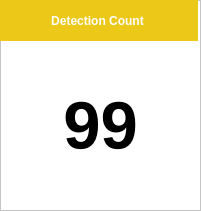
   <widget class="QFrame" name="frame">
    <property name="geometry">
     <rect>
      <x>530</x>
      <y>10</y>
      <width>201</width>
      <height>211</height>
     </rect>
    </property>
    <property name="sizePolicy">
     <sizepolicy hsizetype="Expanding" vsizetype="Preferred">
      <horstretch>0</horstretch>
      <verstretch>0</verstretch>
     </sizepolicy>
    </property>
    <property name="palette">
     <palette>
      <active>
       <colorrole role="WindowText">
        <brush brushstyle="SolidPattern">
         <color alpha="255">
          <red>0</red>
          <green>0</green>
          <blue>0</blue>
         </color>
        </brush>
       </colorrole>
       <colorrole role="Button">
        <brush brushstyle="SolidPattern">
         <color alpha="255">
          <red>255</red>
          <green>255</green>
          <blue>255</blue>
         </color>
        </brush>
       </colorrole>
       <colorrole role="Light">
        <brush brushstyle="SolidPattern">
         <color alpha="255">
          <red>255</red>
          <green>255</green>
          <blue>255</blue>
         </color>
        </brush>
       </colorrole>
       <colorrole role="Midlight">
        <brush brushstyle="SolidPattern">
         <color alpha="255">
          <red>255</red>
          <green>255</green>
          <blue>255</blue>
         </color>
        </brush>
       </colorrole>
       <colorrole role="Dark">
        <brush brushstyle="SolidPattern">
         <color alpha="255">
          <red>127</red>
          <green>127</green>
          <blue>127</blue>
         </color>
        </brush>
       </colorrole>
       <colorrole role="Mid">
        <brush brushstyle="SolidPattern">
         <color alpha="255">
          <red>170</red>
          <green>170</green>
          <blue>170</blue>
         </color>
        </brush>
       </colorrole>
       <colorrole role="Text">
        <brush brushstyle="SolidPattern">
         <color alpha="255">
          <red>0</red>
          <green>0</green>
          <blue>0</blue>
         </color>
        </brush>
       </colorrole>
       <colorrole role="BrightText">
        <brush brushstyle="SolidPattern">
         <color alpha="255">
          <red>255</red>
          <green>255</green>
          <blue>255</blue>
         </color>
        </brush>
       </colorrole>
       <colorrole role="ButtonText">
        <brush brushstyle="SolidPattern">
         <color alpha="255">
          <red>0</red>
          <green>0</green>
          <blue>0</blue>
         </color>
        </brush>
       </colorrole>
       <colorrole role="Base">
        <brush brushstyle="SolidPattern">
         <color alpha="255">
          <red>255</red>
          <green>255</green>
          <blue>255</blue>
         </color>
        </brush>
       </colorrole>
       <colorrole role="Window">
        <brush brushstyle="SolidPattern">
         <color alpha="255">
          <red>255</red>
          <green>255</green>
          <blue>255</blue>
         </color>
        </brush>
       </colorrole>
       <colorrole role="Shadow">
        <brush brushstyle="SolidPattern">
         <color alpha="255">
          <red>0</red>
          <green>0</green>
          <blue>0</blue>
         </color>
        </brush>
       </colorrole>
       <colorrole role="AlternateBase">
        <brush brushstyle="SolidPattern">
         <color alpha="255">
          <red>255</red>
          <green>255</green>
          <blue>255</blue>
         </color>
        </brush>
       </colorrole>
       <colorrole role="ToolTipBase">
        <brush brushstyle="SolidPattern">
         <color alpha="255">
          <red>255</red>
          <green>255</green>
          <blue>220</blue>
         </color>
        </brush>
       </colorrole>
       <colorrole role="ToolTipText">
        <brush brushstyle="SolidPattern">
         <color alpha="255">
          <red>0</red>
          <green>0</green>
          <blue>0</blue>
         </color>
        </brush>
       </colorrole>
      </active>
      <inactive>
       <colorrole role="WindowText">
        <brush brushstyle="SolidPattern">
         <color alpha="255">
          <red>0</red>
          <green>0</green>
          <blue>0</blue>
         </color>
        </brush>
       </colorrole>
       <colorrole role="Button">
        <brush brushstyle="SolidPattern">
         <color alpha="255">
          <red>255</red>
          <green>255</green>
          <blue>255</blue>
         </color>
        </brush>
       </colorrole>
       <colorrole role="Light">
        <brush brushstyle="SolidPattern">
         <color alpha="255">
          <red>255</red>
          <green>255</green>
          <blue>255</blue>
         </color>
        </brush>
       </colorrole>
       <colorrole role="Midlight">
        <brush brushstyle="SolidPattern">
         <color alpha="255">
          <red>255</red>
          <green>255</green>
          <blue>255</blue>
         </color>
        </brush>
       </colorrole>
       <colorrole role="Dark">
        <brush brushstyle="SolidPattern">
         <color alpha="255">
          <red>127</red>
          <green>127</green>
          <blue>127</blue>
         </color>
        </brush>
       </colorrole>
       <colorrole role="Mid">
        <brush brushstyle="SolidPattern">
         <color alpha="255">
          <red>170</red>
          <green>170</green>
          <blue>170</blue>
         </color>
        </brush>
       </colorrole>
       <colorrole role="Text">
        <brush brushstyle="SolidPattern">
         <color alpha="255">
          <red>0</red>
          <green>0</green>
          <blue>0</blue>
         </color>
        </brush>
       </colorrole>
       <colorrole role="BrightText">
        <brush brushstyle="SolidPattern">
         <color alpha="255">
          <red>255</red>
          <green>255</green>
          <blue>255</blue>
         </color>
        </brush>
       </colorrole>
       <colorrole role="ButtonText">
        <brush brushstyle="SolidPattern">
         <color alpha="255">
          <red>0</red>
          <green>0</green>
          <blue>0</blue>
         </color>
        </brush>
       </colorrole>
       <colorrole role="Base">
        <brush brushstyle="SolidPattern">
         <color alpha="255">
          <red>255</red>
          <green>255</green>
          <blue>255</blue>
         </color>
        </brush>
       </colorrole>
       <colorrole role="Window">
        <brush brushstyle="SolidPattern">
         <color alpha="255">
          <red>255</red>
          <green>255</green>
          <blue>255</blue>
         </color>
        </brush>
       </colorrole>
       <colorrole role="Shadow">
        <brush brushstyle="SolidPattern">
         <color alpha="255">
          <red>0</red>
          <green>0</green>
          <blue>0</blue>
         </color>
        </brush>
       </colorrole>
       <colorrole role="AlternateBase">
        <brush brushstyle="SolidPattern">
         <color alpha="255">
          <red>255</red>
          <green>255</green>
          <blue>255</blue>
         </color>
        </brush>
       </colorrole>
       <colorrole role="ToolTipBase">
        <brush brushstyle="SolidPattern">
         <color alpha="255">
          <red>255</red>
          <green>255</green>
          <blue>220</blue>
         </color>
        </brush>
       </colorrole>
       <colorrole role="ToolTipText">
        <brush brushstyle="SolidPattern">
         <color alpha="255">
          <red>0</red>
          <green>0</green>
          <blue>0</blue>
         </color>
        </brush>
       </colorrole>
      </inactive>
      <disabled>
       <colorrole role="WindowText">
        <brush brushstyle="SolidPattern">
         <color alpha="255">
          <red>127</red>
          <green>127</green>
          <blue>127</blue>
         </color>
        </brush>
       </colorrole>
       <colorrole role="Button">
        <brush brushstyle="SolidPattern">
         <color alpha="255">
          <red>255</red>
          <green>255</green>
          <blue>255</blue>
         </color>
        </brush>
       </colorrole>
       <colorrole role="Light">
        <brush brushstyle="SolidPattern">
         <color alpha="255">
          <red>255</red>
          <green>255</green>
          <blue>255</blue>
         </color>
        </brush>
       </colorrole>
       <colorrole role="Midlight">
        <brush brushstyle="SolidPattern">
         <color alpha="255">
          <red>255</red>
          <green>255</green>
          <blue>255</blue>
         </color>
        </brush>
       </colorrole>
       <colorrole role="Dark">
        <brush brushstyle="SolidPattern">
         <color alpha="255">
          <red>127</red>
          <green>127</green>
          <blue>127</blue>
         </color>
        </brush>
       </colorrole>
       <colorrole role="Mid">
        <brush brushstyle="SolidPattern">
         <color alpha="255">
          <red>170</red>
          <green>170</green>
          <blue>170</blue>
         </color>
        </brush>
       </colorrole>
       <colorrole role="Text">
        <brush brushstyle="SolidPattern">
         <color alpha="255">
          <red>127</red>
          <green>127</green>
          <blue>127</blue>
         </color>
        </brush>
       </colorrole>
       <colorrole role="BrightText">
        <brush brushstyle="SolidPattern">
         <color alpha="255">
          <red>255</red>
          <green>255</green>
          <blue>255</blue>
         </color>
        </brush>
       </colorrole>
       <colorrole role="ButtonText">
        <brush brushstyle="SolidPattern">
         <color alpha="255">
          <red>127</red>
          <green>127</green>
          <blue>127</blue>
         </color>
        </brush>
       </colorrole>
       <colorrole role="Base">
        <brush brushstyle="SolidPattern">
         <color alpha="255">
          <red>255</red>
          <green>255</green>
          <blue>255</blue>
         </color>
        </brush>
       </colorrole>
       <colorrole role="Window">
        <brush brushstyle="SolidPattern">
         <color alpha="255">
          <red>255</red>
          <green>255</green>
          <blue>255</blue>
         </color>
        </brush>
       </colorrole>
       <colorrole role="Shadow">
        <brush brushstyle="SolidPattern">
         <color alpha="255">
          <red>0</red>
          <green>0</green>
          <blue>0</blue>
         </color>
        </brush>
       </colorrole>
       <colorrole role="AlternateBase">
        <brush brushstyle="SolidPattern">
         <color alpha="255">
          <red>255</red>
          <green>255</green>
          <blue>255</blue>
         </color>
        </brush>
       </colorrole>
       <colorrole role="ToolTipBase">
        <brush brushstyle="SolidPattern">
         <color alpha="255">
          <red>255</red>
          <green>255</green>
          <blue>220</blue>
         </color>
        </brush>
       </colorrole>
       <colorrole role="ToolTipText">
        <brush brushstyle="SolidPattern">
         <color alpha="255">
          <red>0</red>
          <green>0</green>
          <blue>0</blue>
         </color>
        </brush>
       </colorrole>
      </disabled>
     </palette>
    </property>
    <property name="autoFillBackground">
     <bool>true</bool>
    </property>
    <property name="frameShape">
     <enum>QFrame::StyledPanel</enum>
    </property>
    <property name="frameShadow">
     <enum>QFrame::Raised</enum>
    </property>
    <widget class="QLabel" name="lblCounter">
     <property name="geometry">
      <rect>
       <x>0</x>
       <y>40</y>
       <width>201</width>
       <height>171</height>
      </rect>
     </property>
     <property name="sizeIncrement">
      <size>
       <width>8</width>
       <height>9</height>
      </size>
     </property>
     <property name="palette">
      <palette>
       <active>
        <colorrole role="Mid">
         <brush brushstyle="SolidPattern">
          <color alpha="255">
           <red>255</red>
           <green>255</green>
           <blue>255</blue>
          </color>
         </brush>
        </colorrole>
       </active>
       <inactive>
        <colorrole role="Mid">
         <brush brushstyle="SolidPattern">
          <color alpha="255">
           <red>255</red>
           <green>255</green>
           <blue>255</blue>
          </color>
         </brush>
        </colorrole>
       </inactive>
       <disabled>
        <colorrole role="Mid">
         <brush brushstyle="SolidPattern">
          <color alpha="255">
           <red>255</red>
           <green>255</green>
           <blue>255</blue>
          </color>
         </brush>
        </colorrole>
       </disabled>
      </palette>
     </property>
     <property name="font">
      <font>
       <pointsize>50</pointsize>
       <weight>75</weight>
       <bold>true</bold>
      </font>
     </property>
     <property name="text">
      <string>99</string>
     </property>
     <property name="alignment">
      <set>Qt::AlignCenter</set>
     </property>
    </widget>
    <widget class="QWidget" name="widget" native="true">
     <property name="geometry">
      <rect>
       <x>-1</x>
       <y>0</y>
       <width>261</width>
       <height>41</height>
      </rect>
     </property>
     <property name="sizePolicy">
      <sizepolicy hsizetype="Expanding" vsizetype="Preferred">
       <horstretch>0</horstretch>
       <verstretch>0</verstretch>
      </sizepolicy>
     </property>
     <widget class="QLabel" name="label_2">
      <property name="geometry">
       <rect>
        <x>-2</x>
        <y>0</y>
        <width>201</width>
        <height>41</height>
       </rect>
      </property>
      <property name="sizePolicy">
       <sizepolicy hsizetype="Expanding" vsizetype="Preferred">
        <horstretch>0</horstretch>
        <verstretch>0</verstretch>
       </sizepolicy>
      </property>
      <property name="palette">
       <palette>
        <active>
         <colorrole role="WindowText">
          <brush brushstyle="SolidPattern">
           <color alpha="255">
            <red>255</red>
            <green>255</green>
            <blue>255</blue>
           </color>
          </brush>
         </colorrole>
         <colorrole role="Button">
          <brush brushstyle="SolidPattern">
           <color alpha="255">
            <red>236</red>
            <green>200</green>
            <blue>25</blue>
           </color>
          </brush>
         </colorrole>
         <colorrole role="Light">
          <brush brushstyle="SolidPattern">
           <color alpha="255">
            <red>255</red>
            <green>233</green>
            <blue>125</blue>
           </color>
          </brush>
         </colorrole>
         <colorrole role="Midlight">
          <brush brushstyle="SolidPattern">
           <color alpha="255">
            <red>245</red>
            <green>216</green>
            <blue>75</blue>
           </color>
          </brush>
         </colorrole>
         <colorrole role="Dark">
          <brush brushstyle="SolidPattern">
           <color alpha="255">
            <red>118</red>
            <green>100</green>
            <blue>12</blue>
           </color>
          </brush>
         </colorrole>
         <colorrole role="Mid">
          <brush brushstyle="SolidPattern">
           <color alpha="255">
            <red>157</red>
            <green>133</green>
            <blue>16</blue>
           </color>
          </brush>
         </colorrole>
         <colorrole role="Text">
          <brush brushstyle="SolidPattern">
           <color alpha="255">
            <red>0</red>
            <green>0</green>
            <blue>0</blue>
           </color>
          </brush>
         </colorrole>
         <colorrole role="BrightText">
          <brush brushstyle="SolidPattern">
           <color alpha="255">
            <red>255</red>
            <green>255</green>
            <blue>255</blue>
           </color>
          </brush>
         </colorrole>
         <colorrole role="ButtonText">
          <brush brushstyle="SolidPattern">
           <color alpha="255">
            <red>0</red>
            <green>0</green>
            <blue>0</blue>
           </color>
          </brush>
         </colorrole>
         <colorrole role="Base">
          <brush brushstyle="SolidPattern">
           <color alpha="255">
            <red>255</red>
            <green>255</green>
            <blue>255</blue>
           </color>
          </brush>
         </colorrole>
         <colorrole role="Window">
          <brush brushstyle="SolidPattern">
           <color alpha="255">
            <red>236</red>
            <green>200</green>
            <blue>25</blue>
           </color>
          </brush>
         </colorrole>
         <colorrole role="Shadow">
          <brush brushstyle="SolidPattern">
           <color alpha="255">
            <red>0</red>
            <green>0</green>
            <blue>0</blue>
           </color>
          </brush>
         </colorrole>
         <colorrole role="AlternateBase">
          <brush brushstyle="SolidPattern">
           <color alpha="255">
            <red>245</red>
            <green>227</green>
            <blue>140</blue>
           </color>
          </brush>
         </colorrole>
         <colorrole role="ToolTipBase">
          <brush brushstyle="SolidPattern">
           <color alpha="255">
            <red>255</red>
            <green>255</green>
            <blue>220</blue>
           </color>
          </brush>
         </colorrole>
         <colorrole role="ToolTipText">
          <brush brushstyle="SolidPattern">
           <color alpha="255">
            <red>0</red>
            <green>0</green>
            <blue>0</blue>
           </color>
          </brush>
         </colorrole>
        </active>
        <inactive>
         <colorrole role="WindowText">
          <brush brushstyle="SolidPattern">
           <color alpha="255">
            <red>255</red>
            <green>255</green>
            <blue>255</blue>
           </color>
          </brush>
         </colorrole>
         <colorrole role="Button">
          <brush brushstyle="SolidPattern">
           <color alpha="255">
            <red>236</red>
            <green>200</green>
            <blue>25</blue>
           </color>
          </brush>
         </colorrole>
         <colorrole role="Light">
          <brush brushstyle="SolidPattern">
           <color alpha="255">
            <red>255</red>
            <green>233</green>
            <blue>125</blue>
           </color>
          </brush>
         </colorrole>
         <colorrole role="Midlight">
          <brush brushstyle="SolidPattern">
           <color alpha="255">
            <red>245</red>
            <green>216</green>
            <blue>75</blue>
           </color>
          </brush>
         </colorrole>
         <colorrole role="Dark">
          <brush brushstyle="SolidPattern">
           <color alpha="255">
            <red>118</red>
            <green>100</green>
            <blue>12</blue>
           </color>
          </brush>
         </colorrole>
         <colorrole role="Mid">
          <brush brushstyle="SolidPattern">
           <color alpha="255">
            <red>157</red>
            <green>133</green>
            <blue>16</blue>
           </color>
          </brush>
         </colorrole>
         <colorrole role="Text">
          <brush brushstyle="SolidPattern">
           <color alpha="255">
            <red>0</red>
            <green>0</green>
            <blue>0</blue>
           </color>
          </brush>
         </colorrole>
         <colorrole role="BrightText">
          <brush brushstyle="SolidPattern">
           <color alpha="255">
            <red>255</red>
            <green>255</green>
            <blue>255</blue>
           </color>
          </brush>
         </colorrole>
         <colorrole role="ButtonText">
          <brush brushstyle="SolidPattern">
           <color alpha="255">
            <red>0</red>
            <green>0</green>
            <blue>0</blue>
           </color>
          </brush>
         </colorrole>
         <colorrole role="Base">
          <brush brushstyle="SolidPattern">
           <color alpha="255">
            <red>255</red>
            <green>255</green>
            <blue>255</blue>
           </color>
          </brush>
         </colorrole>
         <colorrole role="Window">
          <brush brushstyle="SolidPattern">
           <color alpha="255">
            <red>236</red>
            <green>200</green>
            <blue>25</blue>
           </color>
          </brush>
         </colorrole>
         <colorrole role="Shadow">
          <brush brushstyle="SolidPattern">
           <color alpha="255">
            <red>0</red>
            <green>0</green>
            <blue>0</blue>
           </color>
          </brush>
         </colorrole>
         <colorrole role="AlternateBase">
          <brush brushstyle="SolidPattern">
           <color alpha="255">
            <red>245</red>
            <green>227</green>
            <blue>140</blue>
           </color>
          </brush>
         </colorrole>
         <colorrole role="ToolTipBase">
          <brush brushstyle="SolidPattern">
           <color alpha="255">
            <red>255</red>
            <green>255</green>
            <blue>220</blue>
           </color>
          </brush>
         </colorrole>
         <colorrole role="ToolTipText">
          <brush brushstyle="SolidPattern">
           <color alpha="255">
            <red>0</red>
            <green>0</green>
            <blue>0</blue>
           </color>
          </brush>
         </colorrole>
        </inactive>
        <disabled>
         <colorrole role="WindowText">
          <brush brushstyle="SolidPattern">
           <color alpha="255">
            <red>118</red>
            <green>100</green>
            <blue>12</blue>
           </color>
          </brush>
         </colorrole>
         <colorrole role="Button">
          <brush brushstyle="SolidPattern">
           <color alpha="255">
            <red>236</red>
            <green>200</green>
            <blue>25</blue>
           </color>
          </brush>
         </colorrole>
         <colorrole role="Light">
          <brush brushstyle="SolidPattern">
           <color alpha="255">
            <red>255</red>
            <green>233</green>
            <blue>125</blue>
           </color>
          </brush>
         </colorrole>
         <colorrole role="Midlight">
          <brush brushstyle="SolidPattern">
           <color alpha="255">
            <red>245</red>
            <green>216</green>
            <blue>75</blue>
           </color>
          </brush>
         </colorrole>
         <colorrole role="Dark">
          <brush brushstyle="SolidPattern">
           <color alpha="255">
            <red>118</red>
            <green>100</green>
            <blue>12</blue>
           </color>
          </brush>
         </colorrole>
         <colorrole role="Mid">
          <brush brushstyle="SolidPattern">
           <color alpha="255">
            <red>157</red>
            <green>133</green>
            <blue>16</blue>
           </color>
          </brush>
         </colorrole>
         <colorrole role="Text">
          <brush brushstyle="SolidPattern">
           <color alpha="255">
            <red>118</red>
            <green>100</green>
            <blue>12</blue>
           </color>
          </brush>
         </colorrole>
         <colorrole role="BrightText">
          <brush brushstyle="SolidPattern">
           <color alpha="255">
            <red>255</red>
            <green>255</green>
            <blue>255</blue>
           </color>
          </brush>
         </colorrole>
         <colorrole role="ButtonText">
          <brush brushstyle="SolidPattern">
           <color alpha="255">
            <red>118</red>
            <green>100</green>
            <blue>12</blue>
           </color>
          </brush>
         </colorrole>
         <colorrole role="Base">
          <brush brushstyle="SolidPattern">
           <color alpha="255">
            <red>236</red>
            <green>200</green>
            <blue>25</blue>
           </color>
          </brush>
         </colorrole>
         <colorrole role="Window">
          <brush brushstyle="SolidPattern">
           <color alpha="255">
            <red>236</red>
            <green>200</green>
            <blue>25</blue>
           </color>
          </brush>
         </colorrole>
         <colorrole role="Shadow">
          <brush brushstyle="SolidPattern">
           <color alpha="255">
            <red>0</red>
            <green>0</green>
            <blue>0</blue>
           </color>
          </brush>
         </colorrole>
         <colorrole role="AlternateBase">
          <brush brushstyle="SolidPattern">
           <color alpha="255">
            <red>236</red>
            <green>200</green>
            <blue>25</blue>
           </color>
          </brush>
         </colorrole>
         <colorrole role="ToolTipBase">
          <brush brushstyle="SolidPattern">
           <color alpha="255">
            <red>255</red>
            <green>255</green>
            <blue>220</blue>
           </color>
          </brush>
         </colorrole>
         <colorrole role="ToolTipText">
          <brush brushstyle="SolidPattern">
           <color alpha="255">
            <red>0</red>
            <green>0</green>
            <blue>0</blue>
           </color>
          </brush>
         </colorrole>
        </disabled>
       </palette>
      </property>
      <property name="font">
       <font>
        <weight>75</weight>
        <bold>true</bold>
       </font>
      </property>
      <property name="autoFillBackground">
       <bool>true</bool>
      </property>
      <property name="text">
       <string>Detection Count</string>
      </property>
      <property name="alignment">
       <set>Qt::AlignCenter</set>
      </property>
     </widget>
    </widget>
   </widget>
